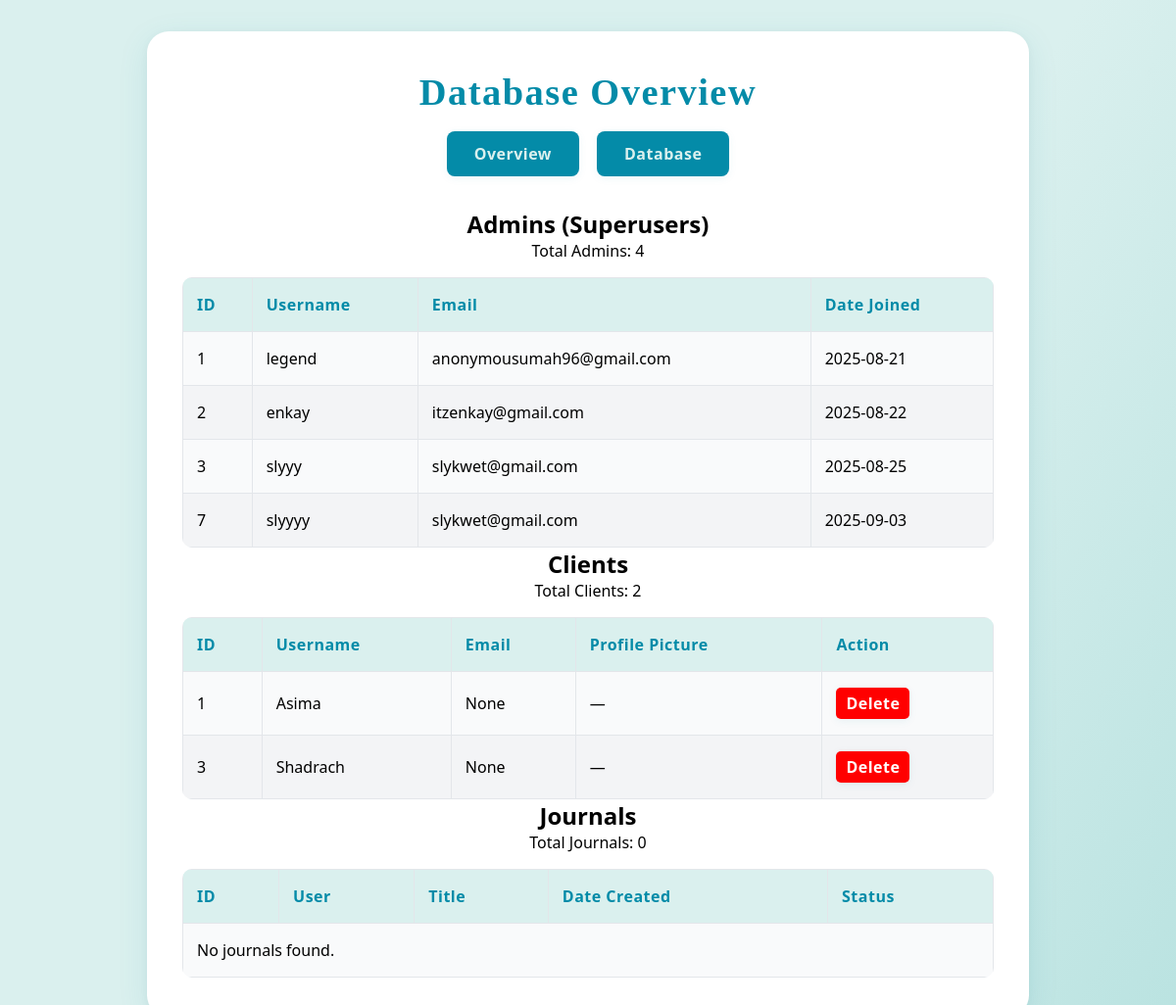
Page /dashboard/database/ on the earlier database version.
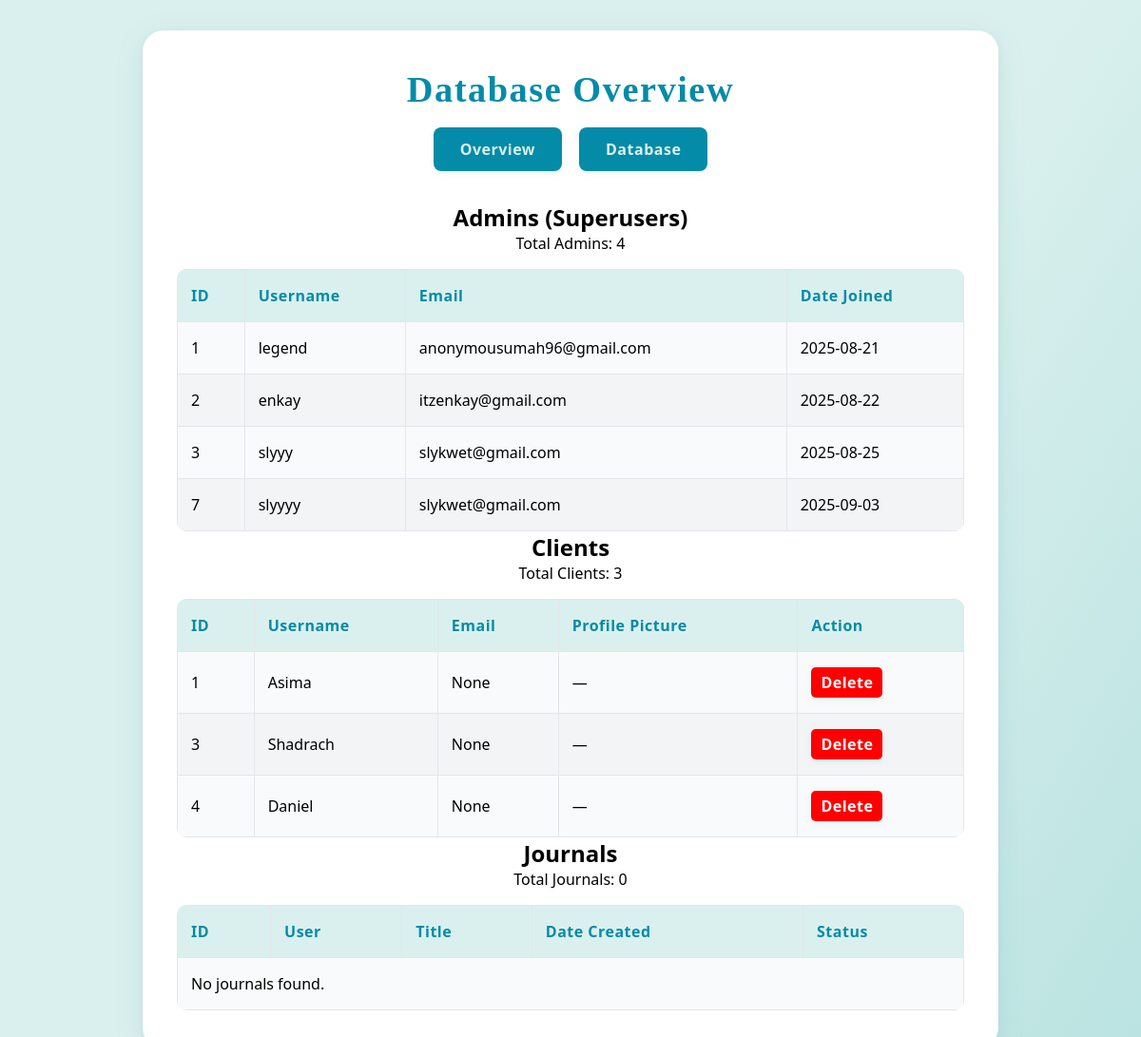
Same page on the later database version.
### dear_journal_app/models.py (models this page shows, shortened)
class Client(models.Model):
    username = models.CharField(max_length=150, unique=True)
    passkey = models.CharField(max_length=128)
    email = models.EmailField(unique=True , null=True , blank=True)
    profile_picture = models.ImageField(
        upload_to='profile_pics/',
        default='#',
        blank=True,
        null=True
    )

### dear_journal_app/views.py (the view)
# urls.py: path("dashboard/database/", views.database, name="database"),
def database(request):
    admins = User.objects.filter(is_superuser=True)
    clients = Client.objects.all()
    journals = Journal.objects.all()
    context = {
        "admins": admins,
        "clients": clients,
        "journals": journals,
        "total_admins": admins.count(),
        "total_clients": clients.count(),
        "total_journals": journals.count(),
    }
    return render(request, "dashboard/database.html", context)

### dear_journal_app/templates/dashboard/database.html (shortened to what this page needs)
{% load static %}
<!DOCTYPE html>
<html lang="en">
  <head>
    <link rel="stylesheet" href="{% static 'dashboard/css/dashboard.css' %}" />
  </head>
  <body>
    <section class="dashboard">
      <div class="generalInfo">
        <div class="heading">
          <h2>Database Overview</h2>
          <div
            class="dashboard-actions"
            style="
              margin-top: 18px;
              display: flex;
              gap: 18px;
              justify-content: center;
            "
          >
            <a href="{% url 'dashboard' %}" class="dashboard-btn">Overview</a>
            <a
              href="{% url 'database' %}"
              class="dashboard-btn dashboard-btn-alt"
              >Database</a
            >
          </div>
        </div>
        <h2>Admins (Superusers)</h2>
        <p>Total Admins: {{ total_admins }}</p>
        <table>
          <thead>
            <tr>
              <th>ID</th>
              <th>Username</th>
              <th>Email</th>
              <th>Date Joined</th>
            </tr>
          </thead>
          <tbody>
            {% for admin in admins %}
            <tr>
              <td>{{ admin.id }}</td>
              <td>{{ admin.username }}</td>
              <td>{{ admin.email }}</td>
              <td>{{ admin.date_joined|date:"Y-m-d" }}</td>
            </tr>
            {% empty %}
            <tr>
              <td colspan="4" class="empty-row">No admins found.</td>
            </tr>
            {% endfor %}
          </tbody>
        </table>
        <h2>Clients</h2>
        <p>Total Clients: {{ total_clients }}</p>
        <table>
          <thead>
            <tr>
              <th>ID</th>
              <th>Username</th>
              <th>Email</th>
              <th>Profile Picture</th>
              <th>Action</th>
            </tr>
          </thead>
          <tbody>
            {% for client in clients %}
            <tr>
              <td>{{ client.id }}</td>
              <td>{{ client.username }}</td>
              <td>{{ client.email }}</td>
              <td>
                {% if client.profile_picture %}
                <img
                  src="{{ client.profile_picture.url }}"
                  alt="Profile"
                  width="40"
                  height="40"
                  style="border-radius: 50%"
                />
                {% else %} — {% endif %}
              </td>
              <td>
                <a
                  href="{% url 'delete_client' client.id %}"
                  onclick="return confirm('Are you sure you want to delete {{ client.username }}?')"
                  class="dashboard-btn dashboard-btn-alt"
                  style="
                    background: red;
                    color: white;
                    padding: 5px 10px;
                    border-radius: 5px;
                    text-decoration: none;
                  "
                >
                  Delete
                </a>
              </td>
            </tr>
            {% empty %}
            <tr>
              <td colspan="5" class="empty-row">No clients found.</td>
            </tr>
            {% endfor %}
          </tbody>
        </table>
        <h2>Journals</h2>
        <p>Total Journals: {{ total_journals }}</p>
        <table>
          <thead>
            <tr>
              <th>ID</th>
              <th>User</th>
              <th>Title</th>
              <th>Date Created</th>
              <th>Status</th>
            </tr>
          </thead>
          <tbody>
            {% for journal in journals %}
            <tr>
              <td>{{ journal.id }}</td>
              <td>{{ journal.user.username }}</td>
              <td>{{ journal.title }}</td>
              <td>{{ journal.created_at|date:"Y-m-d" }}</td>
              <td>{{ journal.status }}</td>
            </tr>
            {% empty %}
            <tr>
              <td colspan="5" class="empty-row">No journals found.</td>
            </tr>
            {% endfor %}
          </tbody>
        </table>
      </div>
    </section>
  </body>
</html>

### dear_journal_app/static/dashboard/css/dashboard.css (style rules this page uses)
* { margin: 0; padding: 0; box-sizing: border-box; font-family: 'Montserrat', 'Segoe UI', Tahoma, Geneva, Verdana, sans-serif; }
body, .dashboard { background: #DAF0EE; min-height: 100vh; width: 100%; }
.dashboard { padding: 32px 0; display: flex; flex-direction: column; align-items: center; min-height: 100vh; background: linear-gradient(120deg, #DAF0EE 60%, #b8e2e0 100%); }
.generalInfo { width: 100%; max-width: 900px; background: #fff; border-radius: 22px; padding: 40px 36px; box-shadow: 0 8px 32px rgba(4,139,168,0.10), 0 2px 8px rgba(32,32,48,0.04); margin-bottom: 40px; display: flex; flex-direction: column; align-items: center; }
.heading { margin-bottom: 32px; text-align: center; }
.heading h2 { font-size: 2.4rem; font-family: 'Playfair Display', serif; color: #048BA8; font-weight: 700; letter-spacing: 1.5px; }
table { width: 100%; border-collapse: collapse; text-align: left; background: #f9fafb; border-radius: 10px; overflow: hidden; margin-top: 16px; }
th, td { border: 1px solid #e3e6ea; padding: 16px 14px; font-size: 16px; }
th { background-color: #DAF0EE; font-weight: bold; color: #048BA8; letter-spacing: 0.5px; }
tr:nth-child(even) { background: #f3f4f6; }
.dashboard-btn { background: #048BA8; color: #DAF0EE; padding: 12px 28px; border-radius: 8px; font-size: 1rem; font-weight: 600; text-decoration: none; border: none; transition: background 0.2s, color 0.2s, box-shadow 0.2s; box-shadow: 0 2px 8px rgba(4,139,168,0.08); letter-spacing: 0.5px; cursor: pointer; outline: none; display: inline-block; }
.dashboard-btn-alt { background: #048BA8; color: #DAF0EE; }

Differences in the rows shown:
added Client: id "4", username "Daniel", email "None"
Other differences:
{{ total_clients }}: "2" → "3"
